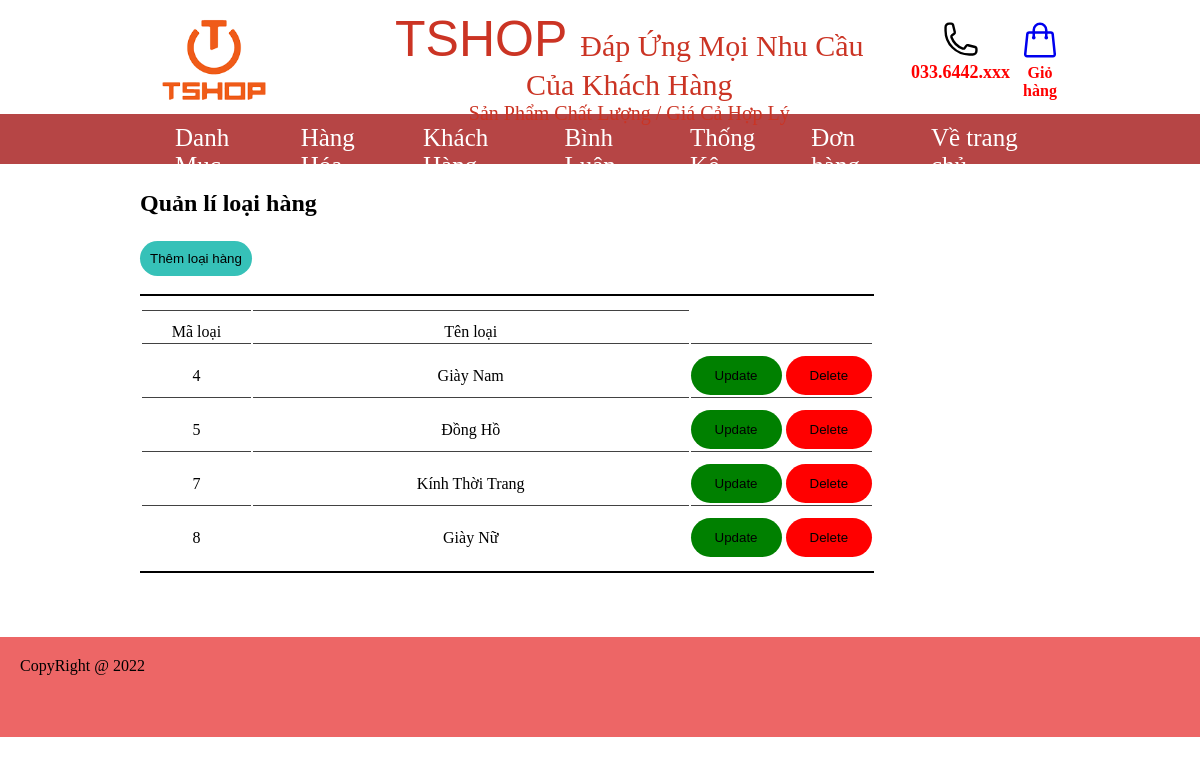
The page /admin/index.php?act=dsdm on the database its author committed.
### tables this page shows
CREATE TABLE `danhmuc` (
  `id_loai` int(11) NOT NULL,
  `name` varchar(200) NOT NULL
);

### model/pdo.php (called while the page is built, shortened)
<?php
function pdo_get_connection(){
    $dburl = "mysql:host=localhost;dbname=tshop;charset=utf8";
    $username = 'root';
    $password = '';
    $conn = new PDO($dburl, $username, $password);
    $conn->setAttribute(PDO::ATTR_ERRMODE, PDO::ERRMODE_EXCEPTION);
    return $conn;
}
function pdo_query($sql){
    $sql_args = array_slice(func_get_args(), 1);
    try{
        $conn = pdo_get_connection();
        $stmt = $conn->prepare($sql);
        $stmt->execute($sql_args);
        $rows = $stmt->fetchAll();
        return $rows;
    }
    catch(PDOException $e){
        throw $e;
    }
    finally{
        unset($conn);
    }
}

### model/danhmuc.php (called while the page is built, shortened)
<?php
require_once 'pdo.php';
function loai_all(){
    $sql = "select * from danhmuc";
    $list_dm = pdo_query($sql);
    return $list_dm;
}

### admin/danhmuc/list_dm.php (the view)
<div class="box0">
    <h2>Quản lí loại hàng</h2>
    <a href="index.php?act=adddm" ><button class="normal btn">Thêm loại hàng</button></a>
    <br><br>
    <table>
        <thead>
            <tr>
                <td>Mã loại</td>
                <td>Tên loại</td>
            </tr>
        </thead>
        <tbody>
           <?php
                    foreach ($list_dm as $danhmuc) {
                    extract($danhmuc);
                    $update_dm ="index.php?act=update_dm&id=".$id_loai;
                    $delete_dm ="index.php?act=delete_dm&id=".$id_loai;
                    echo '  <tr>
                            <td width="15%">'.$id_loai.'</td>
                            <td width="60%">'.$name.'</td>
                            <td>
                            <a href="'.$update_dm.'"><button class="normal update">Update</button></a>
                            <a href="'.$delete_dm.'"><button class="normal delete">Delete</button></a>
                            </td>
                            </tr>';
                }
           ?>
        </tbody>
    </table>
</div>

### css/index.css (style rules this page uses)
* { margin: 0px; padding: 0px; box-sizing: border-box; }
a { text-decoration: none; }
table tr td { text-align: center; }

### css/index2.css (style rules this page uses)
table { padding: 0 40px; }
thead { font-weight: 500; }
.normal { padding: 10px; border: none; border-radius: 20px; }
button.update { background-color: green; padding: 12px 24px; }
button.delete { background-color: red; padding: 12px 24px; }
table { border-top: 2px solid #000; border-bottom: 2px solid #000; padding: 12px 0; margin-bottom: 24px; }
table tr td { border-top: 1px solid rgba(0, 0, 0, 0.742); padding-top: 12px; }
button.btn { background-color: #36c1b8; margin-top: 24px; }
.btn { background-color: #36c1b8; margin-top: 24px; }
.box0 { width: 80%; margin: auto; padding:20px; }

### rows shown on the page
danhmuc: id_loai "4", name "Giày Nam"
danhmuc: id_loai "5", name "Đồng Hồ"
danhmuc: id_loai "7", name "Kính Thời Trang"
danhmuc: id_loai "8", name "Giày Nữ"
